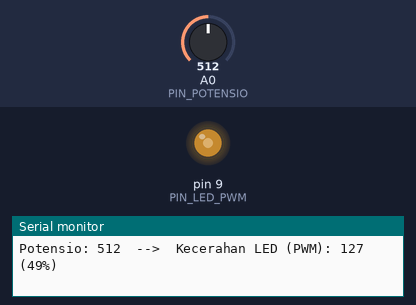
A sketch run on a simulated Arduino Uno, built with avr-gcc and run on an emulated ATmega328P. Parts: output pins drawn as LEDs (lit = HIGH), the last lines printed to the serial monitor. The inputs (shaded band) are chosen by the test bench; at power-on: A0 (PIN_POTENSIO) = 512.

Above: at 1.2 s.
1.3 s: A0 (PIN_POTENSIO) set to 412
At 2.3 s:
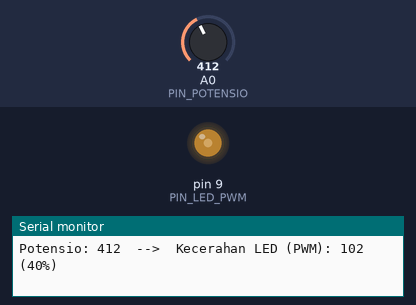
4.3 s: A0 (PIN_POTENSIO) set to 387
At 5.5 s:
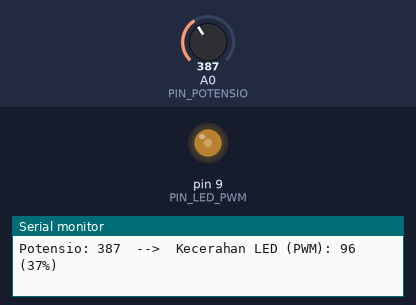
5.8 s: A0 (PIN_POTENSIO) set to 122
At 6.1 s:
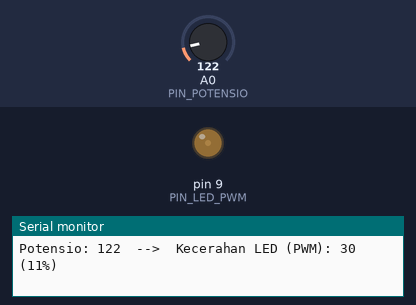
7.3 s: A0 (PIN_POTENSIO) set to 1008
At 7.7 s:
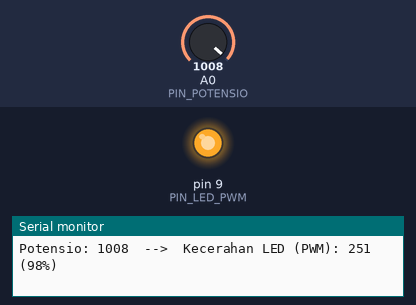
8.8 s: A0 (PIN_POTENSIO) set to 1023
At 9.5 s:
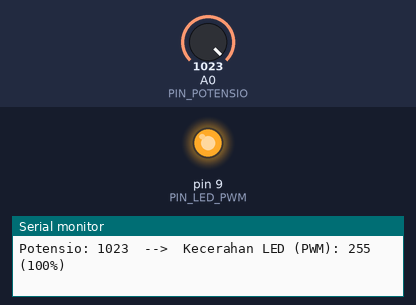
11.8 s: A0 (PIN_POTENSIO) set to 716
At 12.9 s:
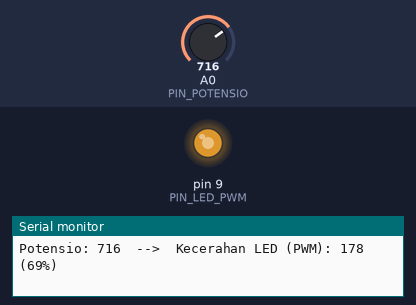
Timing chart, 0 to 14.3 s (numbered marks = the images above; inputs shaded):
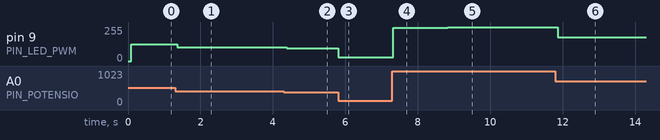

The sketch:

08_gabungan_potensio_led_serial.ino
```cpp
// ==============================================================================
// MODUL 08: GABUNGAN LENGKAP (POTENSIO MENGATUR KECERAHAN LED + SERIAL)
// ==============================================================================
// Tujuan Pembelajaran:
// 1. Menggabungkan Analog Input (Potensio) dengan Analog Output PWM (LED).
// 2. Memahami fungsi konversi map(nilai, dariRendah, dariTinggi, keRendah, keTinggi).
//    - Mengubah rentang pembacaan 0-1023 (Analog In) menjadi 0-255 (PWM Out).
// 3. Menampilkan status sinkronisasi ke Serial Monitor.
//
// Rangkaian (Wiring):
// 1. Potensiometer:
//    - Kaki Kiri   -> 5V
//    - Kaki Tengah -> A0
//    - Kaki Kanan  -> GND
// 2. LED:
//    - Kaki Anoda (+) -> Resistor 220 Ohm -> Pin Digital 9 (PWM)
//    - Kaki Katoda (-) -> GND
// ==============================================================================

const int PIN_POTENSIO = A0;
const int PIN_LED_PWM  = 9;

void setup() {
  Serial.begin(9600);
  pinMode(PIN_LED_PWM, OUTPUT);

  Serial.println("==================================================");
  Serial.println(" SISTEM PENGATUR KECERAHAN LAMPU DENGAN POTENSIO ");
  Serial.println("==================================================");
}

void loop() {
  // 1. Baca nilai putaran potensiometer (0 - 1023)
  int nilaiPotensio = analogRead(PIN_POTENSIO);

  // 2. Konversi rentang:
  // Input:  0 sampai 1023
  // Output: 0 sampai 255 (karena analogWrite hanya menerima 0-255)
  int kecerahanLED = map(nilaiPotensio, 0, 1023, 0, 255);

  // 3. Tuliskan nilai PWM ke LED
  analogWrite(PIN_LED_PWM, kecerahanLED);

  // 4. Laporkan ke Serial Monitor
  Serial.print("Potensio: ");
  Serial.print(nilaiPotensio);
  Serial.print("  -->  Kecerahan LED (PWM): ");
  Serial.print(kecerahanLED);

  // Memberikan tanda persentase perkiraan
  int persen = map(kecerahanLED, 0, 255, 0, 100);
  Serial.print(" (");
  Serial.print(persen);
  Serial.println("%)");

  delay(100); // Jeda pembaruan data
}
```

Measured:
- after the input at 1.3 s, pin 9 (PIN_LED_PWM): 127/255 → 102/255 after 0.06 s
- after the input at 4.3 s, pin 9 (PIN_LED_PWM): 102/255 → 96/255 after 0.09 s
- after the input at 5.8 s, pin 9 (PIN_LED_PWM): 96/255 → 30/255 at once
- after the input at 7.3 s, pin 9 (PIN_LED_PWM): 30/255 → 251/255 at once
- after the input at 8.8 s, pin 9 (PIN_LED_PWM): 251/255 → 255/255 at once
- after the input at 11.8 s, pin 9 (PIN_LED_PWM): 255/255 → 178/255 after 0.06 s
